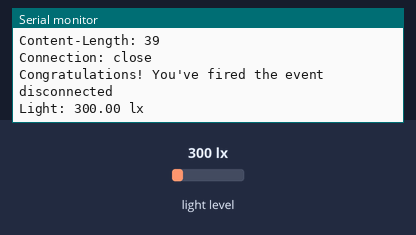
Recording of a sketch running on a simulated Arduino MKR. Shown: the last lines printed to the serial monitor. The inputs (shaded band) are chosen by the test bench; at power-on: light level 300 lx. WiFi joins after 1.5 s; servers stay silent unless stated; web services answer with replies made up by the test bench; not simulated (calls return 0 or success): arduino_secrets.h.

Above: at 2.7 s.
2.8 s: light level set to 40 lx
At 3.8 s:
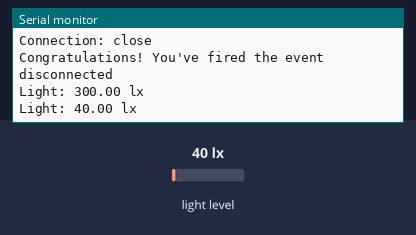
4.3 s: light level set to 500 lx
At 5.7 s:
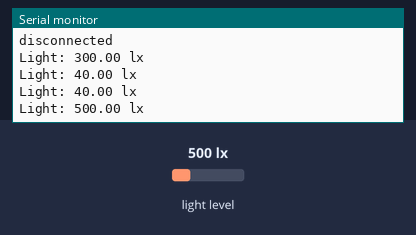
Timing chart, 0 to 7.3 s (numbered marks = the images above; inputs shaded):
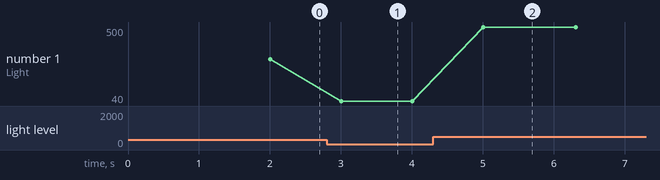

The sketch:

Sunlight.ino
```cpp
#include "arduino_secrets.h"
#include <WiFiNINA.h>
#include <BH1750.h>
#include <Wire.h>

BH1750 lightMeter;

//please enter your sensitive data in the Secret tab
char ssid[] = SECRET_SSID;
char pass[] = SECRET_PASSWORD;

WiFiClient client1;
WiFiClient client2;

char HOST_NAME[] = "maker.ifttt.com";
String PATH_NAME_1 = "/trigger/Sunlight_High/with/key/n5-9CvDA0F75HH-n7sANnIeGL_6rtB3x6AvQyUFA36k";  // change your EVENT-NAME and YOUR-KEY
String PATH_NAME_2 = "/trigger/Sunlight_Low/with/key/n5-9CvDA0F75HH-n7sANnIeGL_6rtB3x6AvQyUFA36k";   // change your EVENT-NAME and YOUR-KEY
String queryString = "?value1=57&value2=25";

void setup() {
  // initialize WiFi connection
  WiFi.begin(ssid, pass);

  Serial.begin(9600);
  while (!Serial)
    ;

  Wire.begin();
  lightMeter.begin();

  while (WiFi.status() != WL_CONNECTED) {
    delay(1000);
    Serial.println("Connecting to WiFi...");
  }
  Serial.println("Connected to WiFi");
}

void loop() {


  float lux = lightMeter.readLightLevel();

  // connect to web server on port 80:
  if (client1.connect(HOST_NAME, 80)) {
    // if connected:
    Serial.println("Connected to server");
  } else {  // if not connected:
    Serial.println("connection failed");
  }

  if (lux > 400) {
    // make a HTTP request:
    // send HTTP header
    client1.println("GET " + PATH_NAME_1 + queryString + " HTTP/1.1");
    client1.println("Host: " + String(HOST_NAME));
    client1.println("Connection: close");
    client1.println();  // end HTTP header

    while (client1.connected()) {
      if (client1.available()) {
        // read an incoming byte from the server and print it to serial monitor:
        char c = client1.read();
        Serial.print(c);
      }
    }

    // the server's disconnected, stop the client:
    client1.stop();
    Serial.println();
    Serial.println("disconnected");

    while (lux > 400) {
      lux = lightMeter.readLightLevel();
      Serial.print("Light: ");
      Serial.print(lux);
      Serial.println(" lx");
      delay(1000);
    }
  }


  // connect to web server on port 80:
  if (client2.connect(HOST_NAME, 80)) {
    // if connected:
    Serial.println("Connected to server");
  } else {  // if not connected:
    Serial.println("connection failed");
  }
  if (lux < 400) {
    // make a HTTP request:
    // send HTTP header
    client2.println("GET " + PATH_NAME_2 + queryString + " HTTP/1.1");
    client2.println("Host: " + String(HOST_NAME));
    client2.println("Connection: close");
    client2.println();  // end HTTP header

    while (client2.connected()) {
      if (client2.available()) {
        // read an incoming byte from the server and print it to serial monitor:
        char c = client2.read();
        Serial.print(c);
      }
    }

    // the server's disconnected, stop the client:
    client2.stop();
    Serial.println();
    Serial.println("disconnected");


    while (lux < 400) {
      lux = lightMeter.readLightLevel();
      Serial.print("Light: ");
      Serial.print(lux);
      Serial.println(" lx");
      delay(1000);
    }
  }
}
```

Measured:
- after the input at 2.8 s, the serial monitor: prints a new line after 0.20 s (image 1)
- after the input at 4.3 s, the serial monitor: prints a new line after 0.71 s (image 2)
- plotted number 1: 300 → 40 after the input at 2.8 s, 40 → 500 after the input at 4.3 s
